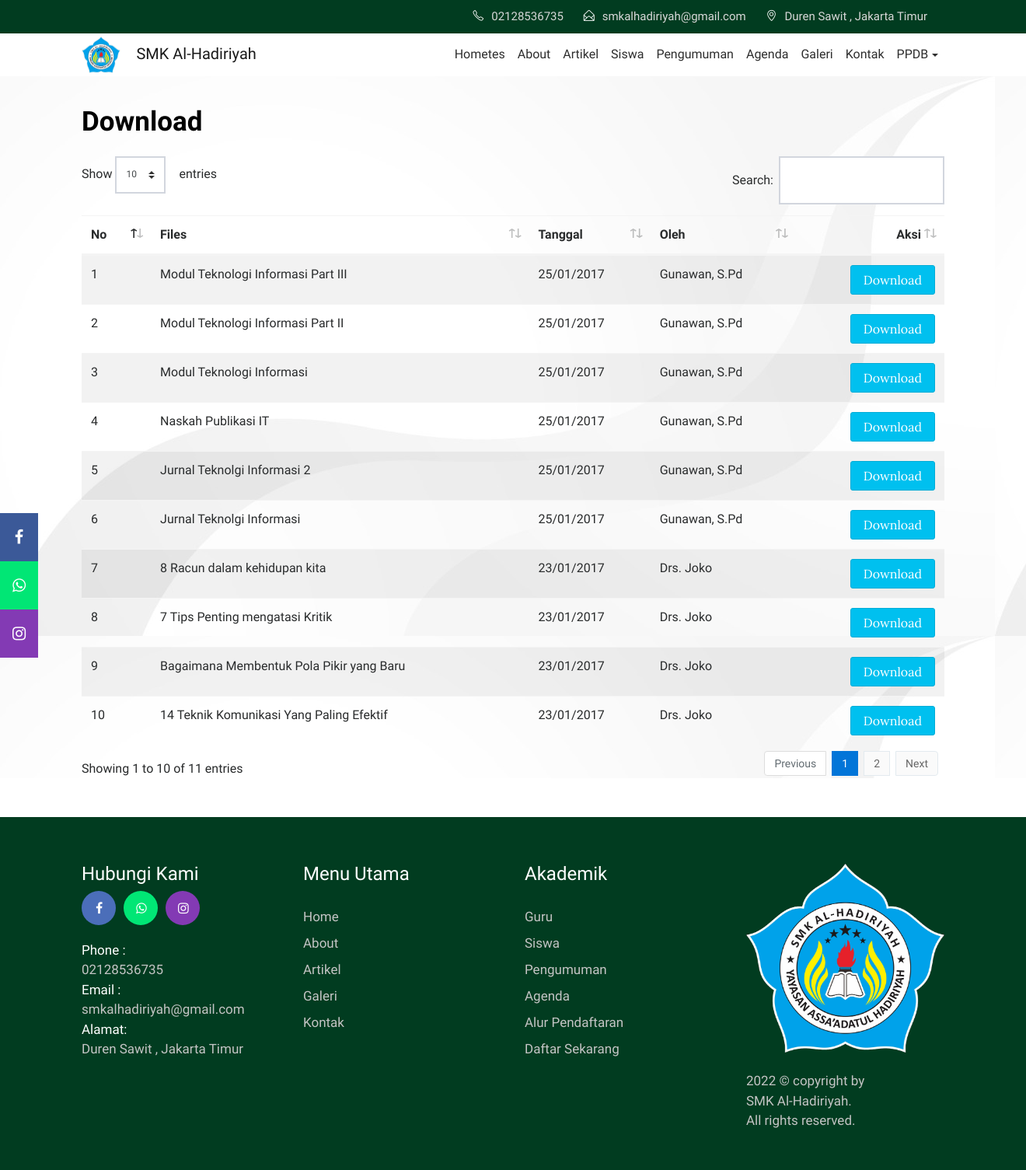
Page /index.php/download on the committed database.
### tables this page shows
CREATE TABLE `tbl_setup` (
  `id` int(11) NOT NULL,
  `logo` varchar(40) DEFAULT NULL,
  `nama_sekolah` varchar(100) DEFAULT NULL,
  `kecamatan` varchar(50) DEFAULT NULL,
  `kota` varchar(50) DEFAULT NULL,
  `alamat` varchar(100) DEFAULT NULL,
  `telepon` varchar(20) DEFAULT NULL,
  `email` varchar(50) DEFAULT NULL,
  `facebook` varchar(100) DEFAULT NULL,
  `gmaps` varchar(200) DEFAULT NULL,
  `whatsapp` varchar(20) DEFAULT NULL,
  `instagram` varchar(30) DEFAULT NULL,
  `gambarvisimisi` varchar(40) DEFAULT NULL,
  `visi` text DEFAULT NULL,
  `misi` text DEFAULT NULL,
  `gambarabout` varchar(40) DEFAULT NULL,
  `selamat_datang` text DEFAULT NULL,
  `about` text DEFAULT NULL,
  `alurpendaftaran` varchar(40) DEFAULT NULL,
  `formpendaftaran` text DEFAULT NULL
);

CREATE TABLE `tbl_files` (
  `file_id` int(11) NOT NULL,
  `file_judul` varchar(120) DEFAULT NULL,
  `file_deskripsi` text DEFAULT NULL,
  `file_tanggal` timestamp NULL DEFAULT current_timestamp(),
  `file_oleh` varchar(60) DEFAULT NULL,
  `file_download` int(11) DEFAULT 0,
  `file_data` varchar(120) DEFAULT NULL
);

### application/libraries/Template.php (called while the page is built)
<?php
Class Template{
    var $template_data = array();
    function set($name, $value){
        $this->template_data[$name] = $value;
    }
    function load($template = '', $view = '', $view_data = array(), $return = FALSE){
        $this->CI =& get_instance();
        $this->set('contents', $this->CI->load->view($view, $view_data, TRUE));
        return $this->CI->load->view($template, $this->template_data, $return);
    }
}

### application/controllers/Download.php (called while the page is built, shortened)
<?php
class Download extends CI_Controller{
	function index(){
		$x['setup']=$this->m_setup->get_setup()->row();
		$x['data']=$this->m_files->get_all_files();
		$nama_sekolah=$x['setup']->nama_sekolah;
		$x['title']="$nama_sekolah | Download";
		$this->template->load('template_depan', 'depan/v_download', $x);
	}
}

### index.php (called while the page is built, shortened)
<?php
require_once BASEPATH.'core/CodeIgniter.php';

### application/models/M_files.php (called while the page is built, shortened)
<?php
class M_files extends CI_Model{
	function get_all_files(){
		$hsl=$this->db->query("SELECT file_id,file_judul,file_deskripsi,DATE_FORMAT(file_tanggal,'%d/%m/%Y') AS tanggal,file_oleh,file_download,file_data FROM tbl_files ORDER BY file_id DESC");
		return $hsl;
	}
}

### application/models/M_setup.php (called while the page is built, shortened)
<?php
class M_setup extends CI_Model{
	function get_setup(){
		$hsl=$this->db->query("SELECT * FROM tbl_setup WHERE id=1");
		return $hsl;
	}
}

### application/views/depan/v_download.php (the view)
<section class="contact" style="margin-bottom:50px;">
    <div class="container">
        <div class="row">
            <div class="col-md-12">
                <div class="contact-title">
                    <h2>Download</h2>
                </div>
            </div>
        </div>
        <div class="row">
            <div class="col-md-12">
              <div class="table-responsive">
                <table class="table table-striped" id="display">
                  <thead>
                    <tr>
                      <th>No</th>
                      <th>Files</th>
                      <th>Tanggal</th>
                      <th>Oleh</th>
                      <th style="text-align:right;">Aksi</th>
                    </tr>
                  </thead>
                  <tbody>
                    <?php
                      $no=1;
                      foreach ($data->result() as $row):
                    ?>
                    <tr>
                      <td><?php echo $no++;?></td>
                      <td><?php echo $row->file_judul;?></td>
                      <td><?php echo $row->tanggal;?></td>
                      <td><?php echo $row->file_oleh;?></td>
                      <td style="text-align:right;"><a href="<?php echo site_url('download/get_file/'.$row->file_id);?>" class="btn btn-info">Download</a></td>
                    </tr>
                  <?php endforeach;?>
                  </tbody>
                </table>
              </div>
            </div>
          </div>
        </div>
    </section>

### application/views/template_depan.php (shortened to what this page needs)
<!DOCTYPE html>
<html lang="en">
<head>
    <link rel="stylesheet" href="<?php echo base_url().'theme/css/bootstrap.min.css'?>">
    <link rel="stylesheet" href="<?php echo base_url().'theme/css/font-awesome.min.css'?>">
    <link rel="stylesheet" href="<?php echo base_url().'theme/css/simple-line-icons.css'?>">
    <link rel="stylesheet" href="<?php echo base_url().'theme/css/magnific-popup.css'?>">
    <link rel="stylesheet" type="text/css" href="<?php echo base_url().'theme/css/normalize.css'?>" />
    <link rel="stylesheet" type="text/css" href="<?php echo base_url().'theme/css/set2.css'?>" />
    <link href="<?php echo base_url().'theme/css/animated-masonry-gallery.css'?>" rel="stylesheet" type="text/css" />
    <link rel="stylesheet" href="<?php echo base_url().'theme/css/fullcalendar.min.css'?>" />
    <link rel="stylesheet" href="<?php echo base_url().'theme/css/slick.css'?>">
    <link rel="stylesheet" href="<?php echo base_url().'theme/css/slick-theme.css'?>">
    <link rel="stylesheet" href="<?php echo base_url().'theme/css/owl.carousel.min.css'?>">
    <link href="<?php echo base_url().'theme/css/style.css'?>" rel="stylesheet">
    <link href="<?php echo base_url().'theme/css/dataTables.bootstrap4.min.css'?>" rel="stylesheet">
    <link href="<?php echo base_url().'theme/css/jssocials.css'?>" rel="stylesheet">
    <link href="<?php echo base_url().'theme/css/jssocials-theme-flat.css'?>" rel="stylesheet">
  <link rel="stylesheet" href="<?php echo base_url().'assets/dist/css/AdminLTE.min.css'?>">
</head>
<body>
    <div class="header-topbar">
        <div class="container">
            <div class="row">
                <div class="col-md-4">
                </div>
                <div class="col-md-8">
                    <div class="header-top_address">
                        <div class="header-top_list">
                            <span class="icon-phone"></span><?php echo $setup->telepon;?>
                        </div>
                        <div class="header-top_list">
                            <span class="icon-envelope-open"></span><?php echo $setup->email;?>
                        </div>
                        <a href="<?php echo $setup->gmaps;?>" target="_blank">
                            <div class="header-top_list">
                                <span class="icon-location-pin"></span><?php echo $setup->kecamatan.' , '.$setup->kota;?>
                            </div>
                        </a>
                    </div>
                </div>
            </div>
        </div>
    </div>
    <div data-toggle="affix">
          <div class="icon-bar">
            <a href="https://www.facebook.com/<?php echo $setup->facebook;?>" class="facebook" target="_blank"><i class="fa fa-facebook"></i></a>
            <a href="https://wa.me/<?php echo (substr($setup->whatsapp,0,1)=='0') ? '62'.substr($setup->whatsapp,1) : $setup->whatsapp ;?>" class="whatsapp" target="_blank"><i class="fa fa-whatsapp"></i></a>
            <a href="https://www.instagram.com/<?php echo $setup->instagram;?>" class="instagram" target="_blank"><i class="fa fa-instagram"></i></a>
          </div>
        <div class="container nav-menu2">
            <div class="row">
                <div class="col-md-12">
                    <nav class="navbar navbar2 navbar-toggleable-md navbar-light bg-faded">
                        <a href="<?php echo site_url('');?>" class="navbar-brand nav-brand2"><img class="img img-responsive" width="50px;" src="<?php echo base_url().'assets/images/'.$setup->logo;?>">&emsp;<?php echo $setup->nama_sekolah;?></a>
                        <div class="collapse navbar-collapse justify-content-end" id="navbarNavDropdown">
                            <ul class="navbar-nav">
                                <li class="nav-item">
                                    <a class="nav-link" href="<?php echo site_url('');?>">Hometes</a>
                                </li>
                                <li class="nav-item">
                                    <a class="nav-link" href="<?php echo site_url('about');?>">About</a>
                                </li>
                                <li class="nav-item">
                                    <a class="nav-link" href="<?php echo site_url('blog');?>">Artikel</a>
                                </li>
                                <li class="nav-item">
                                    <a class="nav-link" href="<?php echo site_url('siswa');?>">Siswa</a>
                                </li>
                                <li class="nav-item">
                                    <a class="nav-link" href="<?php echo site_url('pengumuman');?>">Pengumuman</a>
                                </li>
                                <li class="nav-item">
                                    <a class="nav-link" href="<?php echo site_url('agenda');?>">Agenda</a>
                                </li>
                                <li class="nav-item">
                                    <a class="nav-link" href="<?php echo site_url('galeri');?>">Galeri</a>
                                </li>
                                <li class="nav-item">
                                  <a class="nav-link" href="<?php echo site_url('contact');?>">Kontak</a>
                                </li>
                                <li class="nav-item dropdown">
                                    <a class="nav-link dropdown-toggle" data-toggle="dropdown" href="#" role="button" aria-haspopup="true" aria-expanded="false">PPDB</a>
                                </li>
                             </ul>
                        </div>
                    </nav>
                </div>
            </div>
        </div>
      </div>
<?php echo $contents ?>
<footer>
    <div class="container">
        <div class="row">
            <div class="col-md-3">
                <div class="address">
                    <h3>Hubungi Kami</h3>
                    <ul class="footer-social-icons">
                        <li><a href="https://www.facebook.com/<?php echo $setup->facebook;?>" target="_blank"><i class="fa fa-facebook fa-fb" aria-hidden="true"></i></a></li>
                        <li><a href="https://wa.me/6283891475606" target="_blank"><i class="fa fa-whatsapp fa-wa" aria-hidden="true"></i></a></li>
                        <li><a href="https://www.instagram.com/" target="_blank"><i class="fa fa-instagram fa-is" aria-hidden="true"></i></a></li>
                    </ul>
                    <br><br>
                    <p><span>Phone : </span><br><?php echo $setup->telepon;?>
                    <br><span>Email : </span><br><?php echo $setup->email;?>
                    <br><span>Alamat: </span><br><?php echo $setup->kecamatan.' , '.$setup->kota;?></p>
                </div>
            </div>
            <div class="col-md-3">
                <div class="sitemap">
                    <h3>Menu Utama</h3>
                    <ul>
                        <li><a href="<?php echo site_url();?>">Home</a></li>
                        <li><a href="<?php echo site_url('about');?>">About</a></li>
                        <li><a href="<?php echo site_url('artikel');?>">Artikel </a></li>
                        <li><a href="<?php echo site_url('galeri');?>">Galeri</a></li>
                        <li><a href="<?php echo site_url('contact');?>">Kontak</a></li>
                    </ul>
                </div>
            </div>
            <div class="col-md-3">
                <div class="sitemap">
                    <h3>Akademik</h3>
                    <ul>
                        <li><a href="<?php echo site_url('guru');?>">Guru</a></li>
                        <li><a href="<?php echo site_url('siswa');?>">Siswa </a></li>
                        <li><a href="<?php echo site_url('pengumuman');?>">Pengumuman</a></li>
                        <li><a href="<?php echo site_url('agenda');?>">Agenda</a></li>
                        <li><a href="<?php echo site_url('alur_pendaftaran');?>">Alur Pendaftaran</a></li>
                        <li><a href="<?php echo site_url('pendaftaran');?>">Daftar Sekarang</a></li>
                    </ul>
                </div>
            </div>
            <div class="col-md-3">
                <div class="foot-logo">
                    <a href="<?php echo site_url();?>">
                        <img src="<?php echo base_url().'assets/images/'.$setup->logo;?>" class="img-fluid" alt="footer_logo">
                    </a>
                    <p><?php echo date('Y');?> © copyright by <br><?php echo $setup->nama_sekolah;?>. <br>All rights reserved.</p>
                </div>
            </div>
        </div>
    </div>
</footer>
</body>
</html>

### rows in the picture
tbl_setup: telepon "02128536735", email "smkalhadiriyah@gmail.com", kecamatan "Duren Sawit", kota "Jakarta Timur", logo (picture), nama_sekolah "SMK Al-Hadiriyah"
tbl_files: file_judul "Modul Teknologi Informasi Part III", tanggal "25/01/2017", file_oleh "Gunawan, S.Pd"
tbl_files: file_judul "Modul Teknologi Informasi Part II", tanggal "25/01/2017", file_oleh "Gunawan, S.Pd"
tbl_files: file_judul "Modul Teknologi Informasi", tanggal "25/01/2017", file_oleh "Gunawan, S.Pd"
tbl_files: file_judul "Naskah Publikasi IT", tanggal "25/01/2017", file_oleh "Gunawan, S.Pd"
tbl_files: file_judul "Jurnal Teknolgi Informasi 2", tanggal "25/01/2017", file_oleh "Gunawan, S.Pd"
tbl_files: file_judul "Jurnal Teknolgi Informasi", tanggal "25/01/2017", file_oleh "Gunawan, S.Pd"
tbl_files: file_judul "8 Racun dalam kehidupan kita", tanggal "23/01/2017", file_oleh "Drs. Joko"
tbl_files: file_judul "7 Tips Penting mengatasi Kritik", tanggal "23/01/2017", file_oleh "Drs. Joko"
tbl_files: file_judul "Bagaimana Membentuk Pola Pikir yang Baru", tanggal "23/01/2017", file_oleh "Drs. Joko"
tbl_files: file_judul "14 Teknik Komunikasi Yang Paling Efektif", tanggal "23/01/2017", file_oleh "Drs. Joko"
